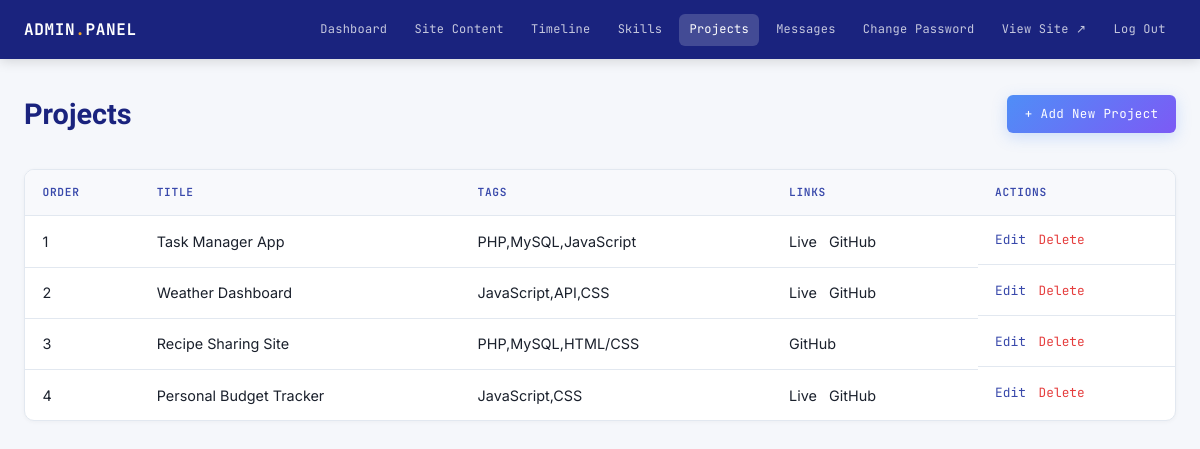
The app's page /php/admin/projects.php (signed in) with its own data.
### tables this page shows
CREATE TABLE IF NOT EXISTS projects (
  id INT AUTO_INCREMENT PRIMARY KEY,
  title VARCHAR(150) NOT NULL,
  description TEXT NOT NULL,
  tags VARCHAR(255) NOT NULL,         
  image VARCHAR(255) NOT NULL,        
  live_url VARCHAR(255) DEFAULT NULL,
  github_url VARCHAR(255) DEFAULT NULL,
  presentation_path VARCHAR(255) DEFAULT NULL,
  video_path VARCHAR(255) DEFAULT NULL,
  sort_order INT DEFAULT 0,           
  created_at TIMESTAMP DEFAULT CURRENT_TIMESTAMP
);

### php/admin/auth.php (called while the page is built, shortened)
<?php
function e($value) {
    return htmlspecialchars((string) $value, ENT_QUOTES, 'UTF-8');
}

### php/admin/projects.php (the view, shortened to what this page needs)
<?php
require_once __DIR__ . '/auth.php';
$pdo = get_db_connection();
$projects = [];
$dbError = false;
if ($pdo !== null) {
    try {
        $projects = $pdo->query('SELECT * FROM projects ORDER BY sort_order ASC, id ASC')->fetchAll();
    } catch (PDOException $e) {
        $dbError = true;
    }
} else {
    $dbError = true;
}
include __DIR__ . '/_header.php';
?>
<div class="admin-heading">
  <h1>Projects</h1>
  <a href="project-edit.php" class="btn btn-primary btn-sm">+ Add New Project</a>
</div>
<?php if ($dbError): ?>
  <div class="flash error">
    Couldn't connect to the database. Check <code>php/config.php</code> and make sure
    <code>database/schema.sql</code> has been imported.
  </div>
<?php elseif (empty($projects)): ?>
  <p>No projects yet. <a href="project-edit.php">Add your first one</a>.</p>
<?php else: ?>
  <div class="admin-table-wrap">
    <table class="admin-table">
      <thead>
        <tr>
          <th>Order</th>
          <th>Title</th>
          <th>Tags</th>
          <th>Links</th>
          <th>Actions</th>
        </tr>
      </thead>
      <tbody>
        <?php foreach ($projects as $project): ?>
          <tr>
            <td><?php echo e($project['sort_order']); ?></td>
            <td><?php echo e($project['title']); ?></td>
            <td><?php echo e($project['tags']); ?></td>
            <td>
              <?php if (!empty($project['live_url'])): ?>Live &nbsp;<?php endif; ?>
              <?php if (!empty($project['github_url'])): ?>GitHub &nbsp;<?php endif; ?>
            </td>
            <td class="row-actions">
              <a href="project-edit.php?id=<?php echo (int) $project['id']; ?>">Edit</a>
              <form method="post" action="project-delete.php" style="display:inline;"
                    onsubmit="return confirm('Delete &quot;<?php echo e(addslashes($project['title'])); ?>&quot;? This cannot be undone.');">
                <button type="submit" class="delete-link" style="background:none;border:none;padding:0;font:inherit;cursor:pointer;">Delete</button>
              </form>
            </td>
          </tr>
        <?php endforeach; ?>
      </tbody>
    </table>
  </div>
<?php endif; ?>
<?php include __DIR__ . '/_footer.php'; ?>

### css/style.css (style rules this page uses)
:root { --bg: #0a0e1a; --bg-alt: #0d1526; --surface: rgba(255, 255, 255, 0.045); --surface-solid: #111827; --glass: rgba(255, 255, 255, 0.06); --glass-border: rgba(255, 255, 255, 0.12); --ink: #f0f4ff; --ink-soft: #8b9cc8; --ink-muted: #4e5d7a; --blue: #4f8ef7; --blue-glow: rgba(79, 142, 247, 0.35); --indigo: #7c5af5; --indigo-glow: rgba(124, 90, 245, 0.30); --amber: #f5a623; --amber-glow: rgba(245, 166, 35, 0.25); --amber-soft: rgba(245, 166, 35, 0.12); --emerald: #10b981; --rose: #f43f5e; --grad-hero: linear-gradient(135deg, #0a0e1a 0%, #0d1a38 50%, #0a0e1a 100%); --grad-blue: linear-gradient(135deg, #4f8ef7, #7c5af5); --grad-amber: linear-gradient(135deg, #f5a623, #f87171); --grad-text: linear-gradient(135deg, #f0f4ff 0%, #7c5af5 50%, #4f8ef7 100%); --font-display: 'Plus Jakarta Sans', 'Space Grotesk', sans-serif; --font-body: 'Inter', sans-serif; --font-mono: 'JetBrains Mono', monospace; --radius-sm: 6px; --radius: 12px; --radius-lg: 20px; --max-width: 1100px; --section-pad: 7rem; --shadow-card: 0 8px 32px rgba(0, 0, 0, 0.4); --shadow-glow: 0 0 30px rgba(79, 142, 247, 0.2); }
*, *::before, *::after { margin: 0; padding: 0; box-sizing: border-box; }
html { scroll-behavior: smooth; }
body { font-family: var(--font-body); background: var(--bg); color: var(--ink); line-height: 1.65; font-size: 16px; overflow-x: hidden; transition: background 0.3s ease, color 0.3s ease; }
a { color: inherit; text-decoration: none; }
button { font-family: inherit; cursor: pointer; border: none; background: none; }
.btn { font-family: var(--font-mono); font-size: 0.84rem; padding: 0.9rem 1.8rem; border-radius: var(--radius-sm); letter-spacing: 0.03em; display: inline-flex; align-items: center; gap: 0.6rem; transition: all 0.25s cubic-bezier(.16,1,.3,1); position: relative; overflow: hidden; }
.btn-primary { background: var(--grad-blue); color: #fff; box-shadow: 0 4px 20px var(--blue-glow); }

### records on screen
projects: sort_order "1", title "Task Manager App", tags "PHP,MySQL,JavaScript", shows "Live", shows "GitHub"
projects: sort_order "2", title "Weather Dashboard", tags "JavaScript,API,CSS", shows "Live", shows "GitHub"
projects: sort_order "3", title "Recipe Sharing Site", tags "PHP,MySQL,HTML/CSS", shows "GitHub"
projects: sort_order "4", title "Personal Budget Tracker", tags "JavaScript,CSS", shows "Live", shows "GitHub"
